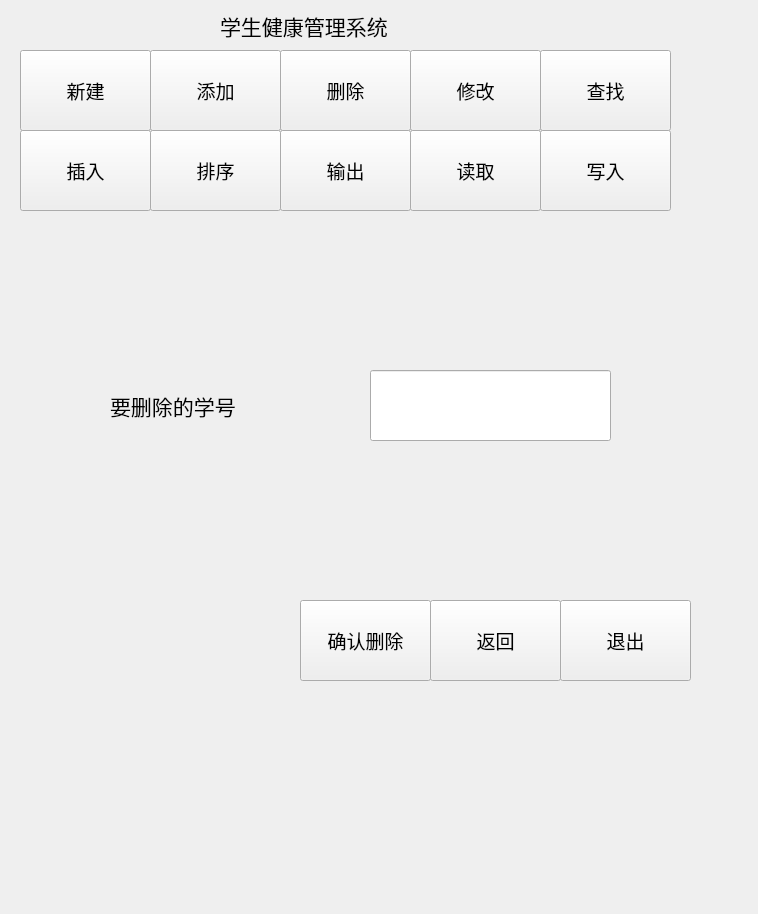
<?xml version="1.0" encoding="UTF-8"?>
<ui version="4.0">
 <class>delWidget</class>
 <widget class="QWidget" name="delWidget">
  <property name="geometry">
   <rect>
    <x>0</x>
    <y>0</y>
    <width>758</width>
    <height>914</height>
   </rect>
  </property>
  <property name="font">
   <font>
    <pointsize>16</pointsize>
   </font>
  </property>
  <property name="windowTitle">
   <string>Form</string>
  </property>
  <widget class="QLabel" name="label">
   <property name="geometry">
    <rect>
     <x>110</x>
     <y>320</y>
     <width>291</width>
     <height>171</height>
    </rect>
   </property>
   <property name="font">
    <font>
     <pointsize>16</pointsize>
    </font>
   </property>
   <property name="text">
    <string>要删除的学号</string>
   </property>
  </widget>
  <widget class="QLineEdit" name="numberLineEdit">
   <property name="geometry">
    <rect>
     <x>370</x>
     <y>370</y>
     <width>241</width>
     <height>71</height>
    </rect>
   </property>
  </widget>
  <widget class="QPushButton" name="delingButton">
   <property name="geometry">
    <rect>
     <x>300</x>
     <y>600</y>
     <width>131</width>
     <height>81</height>
    </rect>
   </property>
   <property name="font">
    <font>
     <pointsize>14</pointsize>
    </font>
   </property>
   <property name="text">
    <string>确认删除</string>
   </property>
  </widget>
  <widget class="QPushButton" name="insertButton">
   <property name="geometry">
    <rect>
     <x>20</x>
     <y>130</y>
     <width>131</width>
     <height>81</height>
    </rect>
   </property>
   <property name="font">
    <font>
     <pointsize>14</pointsize>
    </font>
   </property>
   <property name="text">
    <string>插入</string>
   </property>
  </widget>
  <widget class="QPushButton" name="delButton">
   <property name="geometry">
    <rect>
     <x>280</x>
     <y>50</y>
     <width>131</width>
     <height>81</height>
    </rect>
   </property>
   <property name="font">
    <font>
     <pointsize>14</pointsize>
    </font>
   </property>
   <property name="text">
    <string>删除</string>
   </property>
  </widget>
  <widget class="QPushButton" name="addButton">
   <property name="geometry">
    <rect>
     <x>150</x>
     <y>50</y>
     <width>131</width>
     <height>81</height>
    </rect>
   </property>
   <property name="font">
    <font>
     <pointsize>14</pointsize>
    </font>
   </property>
   <property name="text">
    <string>添加</string>
   </property>
  </widget>
  <widget class="QPushButton" name="rankButton">
   <property name="geometry">
    <rect>
     <x>150</x>
     <y>130</y>
     <width>131</width>
     <height>81</height>
    </rect>
   </property>
   <property name="font">
    <font>
     <pointsize>14</pointsize>
    </font>
   </property>
   <property name="text">
    <string>排序</string>
   </property>
  </widget>
  <widget class="QPushButton" name="searchButton">
   <property name="geometry">
    <rect>
     <x>540</x>
     <y>50</y>
     <width>131</width>
     <height>81</height>
    </rect>
   </property>
   <property name="font">
    <font>
     <pointsize>14</pointsize>
    </font>
   </property>
   <property name="text">
    <string>查找</string>
   </property>
  </widget>
  <widget class="QPushButton" name="writeButton">
   <property name="geometry">
    <rect>
     <x>540</x>
     <y>130</y>
     <width>131</width>
     <height>81</height>
    </rect>
   </property>
   <property name="font">
    <font>
     <pointsize>14</pointsize>
    </font>
   </property>
   <property name="text">
    <string>写入</string>
   </property>
  </widget>
  <widget class="QPushButton" name="changeButton">
   <property name="geometry">
    <rect>
     <x>410</x>
     <y>50</y>
     <width>131</width>
     <height>81</height>
    </rect>
   </property>
   <property name="font">
    <font>
     <pointsize>14</pointsize>
    </font>
   </property>
   <property name="text">
    <string>修改</string>
   </property>
  </widget>
  <widget class="QPushButton" name="listButton">
   <property name="geometry">
    <rect>
     <x>280</x>
     <y>130</y>
     <width>131</width>
     <height>81</height>
    </rect>
   </property>
   <property name="font">
    <font>
     <pointsize>14</pointsize>
    </font>
   </property>
   <property name="text">
    <string>输出</string>
   </property>
  </widget>
  <widget class="QLabel" name="label_2">
   <property name="geometry">
    <rect>
     <x>220</x>
     <y>-40</y>
     <width>311</width>
     <height>131</height>
    </rect>
   </property>
   <property name="font">
    <font>
     <pointsize>16</pointsize>
    </font>
   </property>
   <property name="text">
    <string>学生健康管理系统</string>
   </property>
  </widget>
  <widget class="QPushButton" name="readButton">
   <property name="geometry">
    <rect>
     <x>410</x>
     <y>130</y>
     <width>131</width>
     <height>81</height>
    </rect>
   </property>
   <property name="font">
    <font>
     <pointsize>14</pointsize>
    </font>
   </property>
   <property name="text">
    <string>读取</string>
   </property>
  </widget>
  <widget class="QPushButton" name="establishButton">
   <property name="geometry">
    <rect>
     <x>20</x>
     <y>50</y>
     <width>131</width>
     <height>81</height>
    </rect>
   </property>
   <property name="font">
    <font>
     <pointsize>14</pointsize>
    </font>
   </property>
   <property name="text">
    <string>新建</string>
   </property>
  </widget>
  <widget class="QPushButton" name="returnButton">
   <property name="geometry">
    <rect>
     <x>430</x>
     <y>600</y>
     <width>131</width>
     <height>81</height>
    </rect>
   </property>
   <property name="font">
    <font>
     <pointsize>14</pointsize>
    </font>
   </property>
   <property name="text">
    <string>返回</string>
   </property>
  </widget>
  <widget class="QPushButton" name="exitButton">
   <property name="geometry">
    <rect>
     <x>560</x>
     <y>600</y>
     <width>131</width>
     <height>81</height>
    </rect>
   </property>
   <property name="font">
    <font>
     <pointsize>14</pointsize>
    </font>
   </property>
   <property name="text">
    <string>退出</string>
   </property>
  </widget>
 </widget>
 <resources/>
 <connections/>
</ui>
